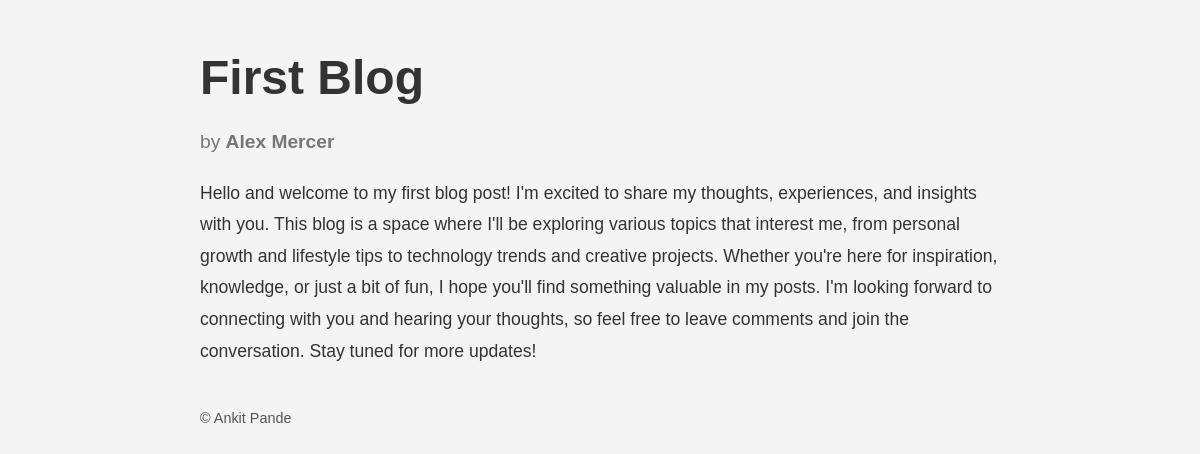
Page /detail/1/ on the committed database.
### blog/models.py (models this page shows)
class Service(models.Model):
    blog_title = models.CharField(max_length=50)
    blog_name = models.CharField(max_length=100)
    blog_body = models.TextField()

### blog_1132230145/views.py (the view)
# urls.py: path('detail/<int:blog_id>/', views.detail, name='detail'),
def detail(request, blog_id):
    blogData = Service.objects.get(id=blog_id)
    return render(request, 'detail.html', {'blogData': blogData})

### template/detail.html (shortened to what this page needs)
<!DOCTYPE html>
<html lang="en">
<head>
</head>
<body>
    <div class="content">
        <header>
            <h1>{{ blogData.blog_title }}</h1>
        </header>
        <div class="author">
            <p>by <strong>{{ blogData.blog_name }}</strong></p>
        </div>
        <div class="vlog-body">
            <p>{{ blogData.blog_body }}</p>
        </div>
        <footer>
            <p>&copy; Ankit Pande</p>
        </footer>
    </div>
</body>
</html>

### template/detail.html (style rules this page uses)
* { margin: 0; padding: 0; box-sizing: border-box; }
body { font-family: Arial, sans-serif; background-color: #f4f4f4; color: #333; line-height: 1.6; padding: 40px; display: flex; align-items: flex-start; justify-content: center; min-height: 100vh; }
.content { max-width: 800px; width: 100%; text-align: left; }
h1 { font-size: 3em; margin-bottom: 10px; color: #333; }
.author { font-size: 1.2em; color: #777; margin-bottom: 20px; }
.vlog-body p { font-size: 1.1em; line-height: 1.8; margin-bottom: 20px; }
footer { font-size: 0.9em; color: #555; text-align: left; margin-top: 40px; }

### rows in the picture
Service: blog_title "First Blog", blog_name "Alex Mercer", blog_body "Hello and welcome to my first blog post! I'm excited to share my thoughts, experiences, and insights with you. This blog is a space where I'll be exploring various topics that interest me, from personal growth and lifestyle tips to technology trends and creative projects. Whether you're here for inspiration, knowledge, or just a bit of fun, I hope you'll find something valuable in my posts. I'm looking forward to connecting with you and hearing your thoughts, so feel free to leave comments and join the conversation. Stay tuned for more updates!"
